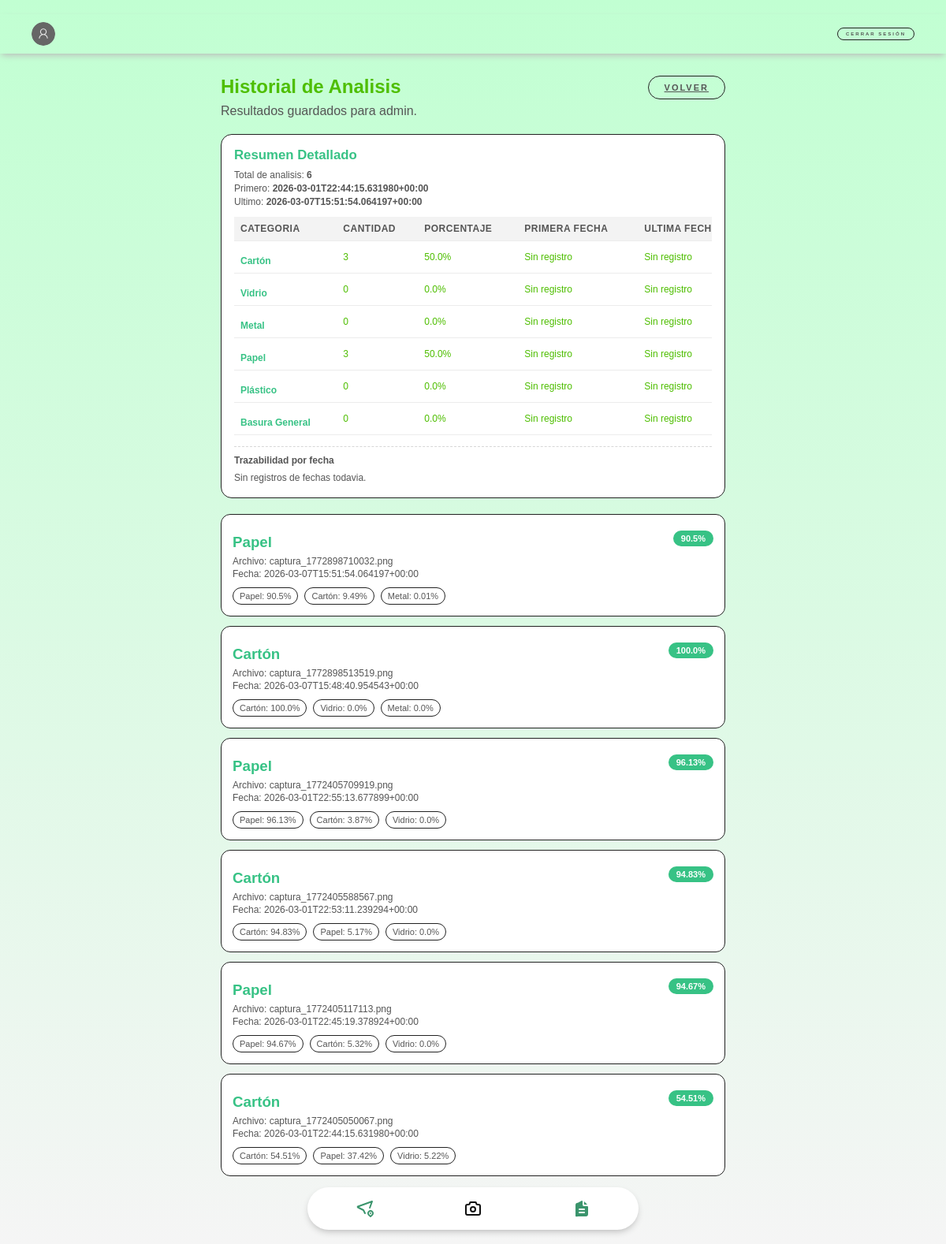
/historial (signed in), run on the app's committed database.
### tables this page shows
CREATE TABLE users (
            id INTEGER PRIMARY KEY AUTOINCREMENT,
            username TEXT UNIQUE NOT NULL,
            password_hash TEXT NOT NULL,
            created_at TEXT NOT NULL
        );

CREATE TABLE analyses (
            id INTEGER PRIMARY KEY AUTOINCREMENT,
            user_id INTEGER NOT NULL,
            filename TEXT,
            predicted_label TEXT NOT NULL,
            predicted_slug TEXT NOT NULL,
            confidence REAL NOT NULL,
            all_scores_json TEXT NOT NULL,
            created_at TEXT NOT NULL,
            FOREIGN KEY(user_id) REFERENCES users(id)
        );

### app.py (the view)
@app.route('/historial')
@login_required
def history():
    username = session.get('user')
    items = get_user_analyses(username, limit=100)
    stats = compute_user_stats(username)
    return render_template('history.html', items=items, stats=stats, user=username)

### app.py (called while the page is built)
def get_db():
    conn = sqlite3.connect(DB_PATH)
    conn.row_factory = sqlite3.Row
    return conn

def get_user_by_username(username):
    conn = get_db()
    cur = conn.cursor()
    cur.execute('SELECT id, username, password_hash FROM users WHERE username = ?', (username,))
    row = cur.fetchone()
    conn.close()
    return row

def get_user_analyses(username, limit=50):
    user = get_user_by_username(username)
    if not user: return []
    conn = get_db()
    cur = conn.cursor()
    cur.execute('SELECT * FROM analyses WHERE user_id = ? ORDER BY id DESC LIMIT ?', (user['id'], limit))
    rows = cur.fetchall()
    conn.close()
    return [{'id': r['id'], 'filename': r['filename'], 'label': r['predicted_label'], 'slug': r['predicted_slug'],
             'confidence': r['confidence'], 'all_scores': json.loads(r['all_scores_json']), 'created_at': r['created_at']} for r in rows]

def login_required(view):
    @wraps(view)
    def wrapped(*args, **kwargs):
        if not session.get('user'):
            if request.path.startswith('/predict'): return jsonify({'error': 'No autenticado'}), 401
            return redirect(url_for('login', next=request.path))
        return view(*args, **kwargs)
    return wrapped

### templates/history.html (shortened to what this page needs)
﻿{% extends "base.html" %}
{% block content %}
<div class="container">
  <div class="guide-header">
    <div>
      <h2>Historial de Analisis</h2>
      <p class="guide-bin">Resultados guardados para {{ user }}.</p>
    </div>
    <a class="btn btn-ghost" href="{{ url_for('index') }}">Volver</a>
  </div>
  <section class="stats-panel stats-panel-detail">
    <div class="stats-head">
      <h3>Resumen Detallado</h3>
      <p>Total de analisis: <strong>{{ stats.total }}</strong></p>
      <p>Primero: <strong>{{ stats.first_at or 'Sin datos' }}</strong></p>
      <p>Ultimo: <strong>{{ stats.last_at or 'Sin datos' }}</strong></p>
    </div>
    <div class="stats-table-wrap">
      <table class="stats-table">
        <thead>
          <tr>
            <th>Categoria</th>
            <th>Cantidad</th>
            <th>Porcentaje</th>
            <th>Primera fecha</th>
            <th>Ultima fecha</th>
          </tr>
        </thead>
        <tbody>
          {% for row in stats.by_category %}
          <tr>
            <td><a class="inline-link" href="{{ url_for('guide', slug=row.slug) }}">{{ row.label }}</a></td>
            <td>{{ row.count }}</td>
            <td>{{ row.percentage }}%</td>
            <td>{{ row.first_at or 'Sin registro' }}</td>
            <td>{{ row.last_at or 'Sin registro' }}</td>
          </tr>
          {% endfor %}
        </tbody>
      </table>
    </div>
    <div class="stats-timeline">
      <h4>Trazabilidad por fecha</h4>
      {% if stats.timeline %}
        {% for point in stats.timeline %}
        <div class="timeline-row">
          <span>{{ point.date }}</span>
          <strong>{{ point.count }} analisis</strong>
        </div>
        {% endfor %}
      {% else %}
        <p class="history-meta">Sin registros de fechas todavia.</p>
      {% endif %}
    </div>
  </section>
  {% if items %}
  <div class="history-list">
    {% for item in items %}
    <article class="history-item">
      <div class="history-main">
        <h3>
          <a class="inline-link" href="{{ url_for('guide', slug=item.slug) }}">{{ item.label }}</a>
          <span class="history-confidence">{{ item.confidence }}%</span>
        </h3>
        <p class="history-meta">Archivo: {{ item.filename or 'captura' }}</p>
        <p class="history-meta">Fecha: {{ item.created_at }}</p>
      </div>
      <div class="history-scores">
        {% for score in item.all_scores[:3] %}
        <span class="history-chip">{{ score.label }}: {{ score.probability }}%</span>
        {% endfor %}
      </div>
    </article>
    {% endfor %}
  </div>
  {% else %}
  <div class="guide-card">
    <h3>Sin analisis todavia</h3>
    <p>Cuando clasifiques imagenes, aqui veras tu historial guardado.</p>
  </div>
  {% endif %}
</div>
{% endblock %}

### templates/base.html (shortened to what this page needs)
<!DOCTYPE html>
<html lang="es">
<head>
  <link rel="stylesheet" href="{{ url_for('static', filename='styles.css') }}">
</head>
<body>
    <header>
        <div class="profileimg">
            <img src="{{ url_for('static', filename='profileicon.png') }}" alt="Profileimg">
        </div>
        <a class="btn btn-ghost btn-logout" href="{{ url_for('logout') }}">Cerrar sesión</a>
    </header>
    {% block content %}{% endblock %}
    <nav class="floating-island" aria-label="Accesos rapidos">
        <a class="island-btn island-side" href="{{ url_for('places') }}">
        </a>
        <a class="island-btn island-center" id="open-camera-dock" type="button">
        </a>
        <a class="island-btn island-side" href="{{ url_for('tips') }}">
        </a>
    </nav>
    <footer>
        <p>&copy; Ecolovers.</p>
        <p>Designed by: Luisa Estrella</p>
        <p>Developed by: Fabian Solano</p>
    </footer>
</body>
</html>

### static/styles.css (style rules this page uses)
* { margin: 0; padding: 0; box-sizing: border-box; }
body { background: linear-gradient(to bottom, #c1ffd2, #f5f5f5); color: var(--gren); font-family: 'area-normal', sans-serif; min-height: 100vh; display: flex; flex-direction: column; align-items: center; }
.container { position: relative; z-index: 1; width: 100%; max-width: 680px; padding: 10px 20px; }
header { text-align: center; margin-bottom: 18px; padding: 10px 40px; width:auto; display: flex; justify-content:flex-end; align-items: center; width: 100%; box-shadow: #bababa 0px 4px 8px -2px; }
.profileimg { display: flex; align-items: center; justify-content: center; margin-right: auto; }
.profileimg img { width: 30px; height: 30px; border-radius: 50%; object-fit: cover; }
.btn { font-family: 'area-normal', sans-serif; font-size: 11px; text-transform: uppercase; letter-spacing: 2px; padding: 8px 20px; border: 1px solid; background: transparent; cursor: pointer; transition: all 0.15s; border-radius: 25px; max-width: fit-content; font-weight: bold; }
.btn-ghost { border-color: var(--border); color: var(--muted); }
.btn-logout { margin-left: auto; text-decoration: none; font-size: 6px; padding: 4px 10px; }
.guide-header { display: flex; justify-content: space-between; align-items: flex-start; gap: 16px; margin-bottom: 20px; }
.guide-header h2 { font-size: 1.5rem; margin-bottom: 8px; }
.guide-bin { color: var(--muted); }
footer { width: 100%; padding: 20px; text-align: center; font-family: 'area-normal', sans-serif; font-size: 11px; color: var(--muted); }
.floating-island { position: fixed; left: 50%; transform: translateX(-50%); bottom: 18px; width: min(420px, calc(100% - 24px)); display: grid; grid-template-columns: 1fr auto 1fr; align-items: center; gap: 10px; padding: 10px; border-radius: 999px; box-shadow: #bababa 0px 4px 8px -2px; background-color: white; z-index: 90; }
.island-btn { border: none; text-decoration: none; display: inline-flex; align-items: center; justify-content: center; border-radius: 999px; height: 34px; font-size: 12px; letter-spacing: 0.4px; cursor: pointer; transition: all 0.15s ease-in; }
.island-side { color: var(--accent); }
.island-center { min-width: 130px; padding: 0 16px; font-weight: 700; color: #101010; }
.inline-link { display: inline-block; margin-top: 10px; color: var(--accent2); font-weight: 700; text-decoration: none; }
.history-list { display: grid; gap: 12px; }
.history-item { border: 1px solid var(--border); border-radius: 12px; padding: 14px; background: #fff; }
.history-main h3 { display: flex; align-items: center; justify-content: space-between; gap: 12px; margin-bottom: 6px; }
.history-confidence { background: var(--accent2); color: #fff; border-radius: 999px; padding: 4px 10px; font-size: 11px; }
.history-meta { font-size: 12px; color: var(--muted); margin: 2px 0; }
.history-scores { display: flex; flex-wrap: wrap; gap: 8px; margin-top: 10px; }
.history-chip { font-size: 11px; border: 1px solid var(--border); border-radius: 999px; padding: 4px 8px; color: var(--muted); }
.stats-panel { border: 1px solid var(--border); border-radius: 14px; background: #fff; padding: 16px; margin-bottom: 18px; }
.stats-head h3 { font-size: 1.05rem; margin-bottom: 8px; color: var(--accent2); }
.stats-head p { font-size: 12px; color: var(--muted); margin-bottom: 3px; }
.stats-timeline { margin-top: 14px; border-top: 1px dashed #d7d7d7; padding-top: 10px; }
.stats-timeline h4 { font-size: 12px; color: var(--muted); margin-bottom: 8px; }
.stats-panel-detail { margin-bottom: 20px; }
.stats-table-wrap { margin-top: 12px; overflow-x: auto; }
.stats-table { width: 100%; border-collapse: collapse; min-width: 650px; }
.stats-table th, .stats-table td { border-bottom: 1px solid #ececec; text-align: left; padding: 8px; font-size: 12px; }
.stats-table th { background: #f3f3f3; color: var(--muted); text-transform: uppercase; letter-spacing: 0.5px; }

### data on the page
users: username "admin"
analyses: label "Papel", confidence "90.5", filename "captura_1772898710032.png", created_at "2026-03-07T15:51:54.064197+00:00", probability "90.5", label "Cartón" "Metal", probability "9.49" "0.01"
analyses: label "Cartón", confidence "100.0", filename "captura_1772898513519.png", created_at "2026-03-07T15:48:40.954543+00:00", probability "100.0", label "Vidrio" "Metal", probability "0.0" "0.0"
analyses: label "Papel", confidence "96.13", filename "captura_1772405709919.png", created_at "2026-03-01T22:55:13.677899+00:00", probability "96.13", label "Cartón" "Vidrio", probability "3.87" "0.0"
analyses: label "Cartón", confidence "94.83", filename "captura_1772405588567.png", created_at "2026-03-01T22:53:11.239294+00:00", probability "94.83", label "Papel" "Vidrio", probability "5.17" "0.0"
analyses: label "Papel", confidence "94.67", filename "captura_1772405117113.png", created_at "2026-03-01T22:45:19.378924+00:00", probability "94.67", label "Cartón" "Vidrio", probability "5.32" "0.0"
analyses: label "Cartón", confidence "54.51", filename "captura_1772405050067.png", created_at "2026-03-01T22:44:15.631980+00:00", probability "54.51", label "Papel" "Vidrio", probability "37.42" "5.22"

### other printed values
{{ stats.total }} "6"
{{ stats.first_at or 'Sin datos' }} "2026-03-01T22:44:15.631980+00:00"
{{ stats.last_at or 'Sin datos' }} "2026-03-07T15:51:54.064197+00:00"
{{ row.label }} "Cartón" "Vidrio" "Metal" "Papel" "Plástico" "Basura General"
{{ row.count }} "3" "0" "0" "3" "0" "0"
{{ row.percentage }} "50.0" "0.0" "0.0" "50.0" "0.0" "0.0"
{{ row.first_at or 'Sin registro' }} "Sin registro" "Sin registro" "Sin registro" "Sin registro" "Sin registro" "Sin registro"
{{ row.last_at or 'Sin registro' }} "Sin registro" "Sin registro" "Sin registro" "Sin registro" "Sin registro" "Sin registro"
